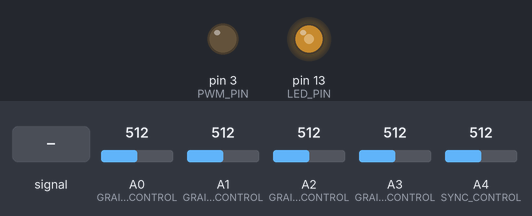
This sketch was run on a simulated Arduino Uno, built with avr-gcc and run on an emulated ATmega328P. Parts: output pins drawn as LEDs (lit = HIGH). Dashed ring = blinking. Inputs (shaded band) come from the test bench; at power-on: A4 (SYNC_CONTROL) = 512, A1 (GRAIN1_DECAY_CONTROL) = 512, A0 (GRAIN1_FREQ_CONTROL) = 512, A2 (GRAIN2_DECAY_CONTROL) = 512, A3 (GRAIN2_FREQ_CONTROL) = 512.

Above: at 1.2 s.
1.3 s: A0 (GRAIN1_FREQ_CONTROL) fed a 200 Hz sine of ±81 counts around its level
4.3 s: A4 (SYNC_CONTROL) set to 716
At 5.67 s:
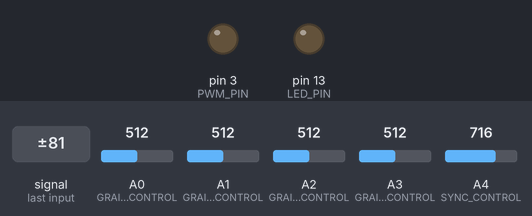
7.3 s: A1 (GRAIN1_DECAY_CONTROL) set to 306
10.3 s: A4 (SYNC_CONTROL) set to 675
At 11.06 s:
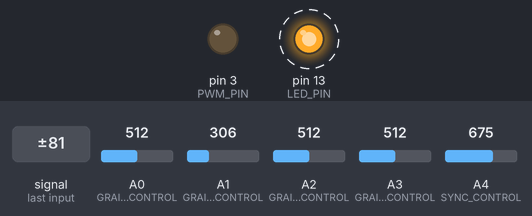
13.3 s: A4 (SYNC_CONTROL) set to 644
16.3 s: A1 (GRAIN1_DECAY_CONTROL) set to 30
At 16.69 s:
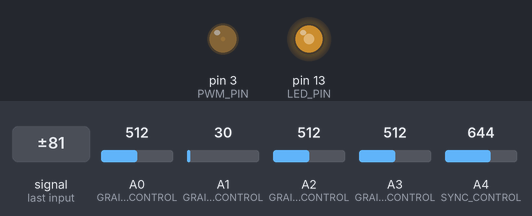
Timing chart, 0 to 20.3 s (numbered marks = the images above; inputs shaded):
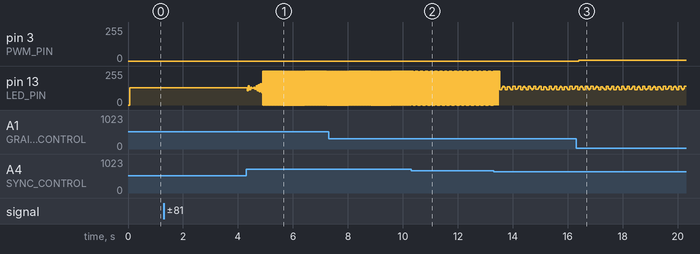

Measured:
- after the input at 10.3 s, pin 13 (LED_PIN): alternates 255/255 for 0.01 s and 0/255 for 0.01 s, starting after 0.11 s
- after the input at 16.3 s, pin 3 (PWM_PIN): 0/255 → 6/255 after 0.10 s

The sketch:

GranularSynth.ino
```cpp
/*

  GranularSynth
  For info and circuit diagrams see https://github.com/tardate/LittleArduinoProjects/tree/main/Audio/GranularSynth

  Based on Auduino, the Lo-Fi granular synthesiser
  by Peter Knight, Tinker.it http://tinker.it
  http://code.google.com/p/tinkerit/wiki/Auduino

 */


uint16_t syncPhaseAcc;
uint16_t syncPhaseInc;
uint16_t grainPhaseAcc;
uint16_t grainPhaseInc;
uint16_t grainAmp;
uint8_t grainDecay;
uint16_t grain2PhaseAcc;
uint16_t grain2PhaseInc;
uint16_t grain2Amp;
uint8_t grain2Decay;

// Map Analogue input channels
#define GRAIN1_FREQ_CONTROL  (0)
#define GRAIN1_DECAY_CONTROL (1)
#define GRAIN2_DECAY_CONTROL (2)
#define GRAIN2_FREQ_CONTROL  (3)
#define SYNC_CONTROL         (4)

// PWM output, constants for direct register manipulation
#define PWM_PIN       3
#define PWM_VALUE     OCR2B
#define PWM_INTERRUPT TIMER2_OVF_vect

// LED on pin 13, constants for direct port manipulation
#define LED_PIN       13
#define LED_PORT      PORTB
#define LED_BIT       5

// Smooth logarithmic mapping
//
uint16_t antilogTable[] = {
  64830,64132,63441,62757,62081,61413,60751,60097,59449,58809,58176,57549,56929,56316,55709,55109,
  54515,53928,53347,52773,52204,51642,51085,50535,49991,49452,48920,48393,47871,47356,46846,46341,
  45842,45348,44859,44376,43898,43425,42958,42495,42037,41584,41136,40693,40255,39821,39392,38968,
  38548,38133,37722,37316,36914,36516,36123,35734,35349,34968,34591,34219,33850,33486,33125,32768
};
uint16_t mapPhaseInc(uint16_t input) {
  return (antilogTable[input & 0x3f]) >> (input >> 6);
}

// Stepped chromatic mapping
//
uint16_t midiTable[] = {
  17,18,19,20,22,23,24,26,27,29,31,32,34,36,38,41,43,46,48,51,54,58,61,65,69,73,
  77,82,86,92,97,103,109,115,122,129,137,145,154,163,173,183,194,206,218,231,
  244,259,274,291,308,326,346,366,388,411,435,461,489,518,549,581,616,652,691,
  732,776,822,871,923,978,1036,1097,1163,1232,1305,1383,1465,1552,1644,1742,
  1845,1955,2071,2195,2325,2463,2610,2765,2930,3104,3288,3484,3691,3910,4143,
  4389,4650,4927,5220,5530,5859,6207,6577,6968,7382,7821,8286,8779,9301,9854,
  10440,11060,11718,12415,13153,13935,14764,15642,16572,17557,18601,19708,20879,
  22121,23436,24830,26306
};
uint16_t mapMidi(uint16_t input) {
  return (midiTable[(1023-input) >> 3]);
}

// Stepped Pentatonic mapping
//
uint16_t pentatonicTable[54] = {
  0,19,22,26,29,32,38,43,51,58,65,77,86,103,115,129,154,173,206,231,259,308,346,
  411,461,518,616,691,822,923,1036,1232,1383,1644,1845,2071,2463,2765,3288,
  3691,4143,4927,5530,6577,7382,8286,9854,11060,13153,14764,16572,19708,22121,26306
};

uint16_t mapPentatonic(uint16_t input) {
  uint8_t value = (1023-input) / (1024/53);
  return (pentatonicTable[value]);
}


void audioOn() {
  // Set up PWM to 31.25kHz, phase accurate
  TCCR2A = _BV(COM2B1) | _BV(WGM20);
  TCCR2B = _BV(CS20);
  TIMSK2 = _BV(TOIE2);
}


void setup() {
  pinMode(PWM_PIN, OUTPUT);
  audioOn();
  pinMode(LED_PIN, OUTPUT);
}

void loop() {
  // The loop is pretty simple - it just updates the parameters for the oscillators.
  //
  // Avoid using any functions that make extensive use of interrupts, or turn interrupts off.
  // They will cause clicks and poops in the audio.

  // Smooth frequency mapping
  //syncPhaseInc = mapPhaseInc(analogRead(SYNC_CONTROL)) / 4;

  // Stepped mapping to MIDI notes: C, Db, D, Eb, E, F...
  //syncPhaseInc = mapMidi(analogRead(SYNC_CONTROL));

  // Stepped pentatonic mapping: D, E, G, A, B
  syncPhaseInc = mapPentatonic(analogRead(SYNC_CONTROL));

  grainPhaseInc  = mapPhaseInc(analogRead(GRAIN1_FREQ_CONTROL)) / 2;
  grainDecay     = analogRead(GRAIN1_DECAY_CONTROL) / 8;
  grain2PhaseInc = mapPhaseInc(analogRead(GRAIN2_FREQ_CONTROL)) / 2;
  grain2Decay    = analogRead(GRAIN2_DECAY_CONTROL) / 4;
}

SIGNAL(PWM_INTERRUPT)
{
  uint8_t value;
  uint16_t output;

  syncPhaseAcc += syncPhaseInc;
  if (syncPhaseAcc < syncPhaseInc) {
    // Time to start the next grain
    grainPhaseAcc = 0;
    grainAmp = 0x7fff;
    grain2PhaseAcc = 0;
    grain2Amp = 0x7fff;
    LED_PORT ^= 1 << LED_BIT; // Faster than using digitalWrite
  }

  // Increment the phase of the grain oscillators
  grainPhaseAcc += grainPhaseInc;
  grain2PhaseAcc += grain2PhaseInc;

  // Convert phase into a triangle wave
  value = (grainPhaseAcc >> 7) & 0xff;
  if (grainPhaseAcc & 0x8000) value = ~value;
  // Multiply by current grain amplitude to get sample
  output = value * (grainAmp >> 8);

  // Repeat for second grain
  value = (grain2PhaseAcc >> 7) & 0xff;
  if (grain2PhaseAcc & 0x8000) value = ~value;
  output += value * (grain2Amp >> 8);

  // Make the grain amplitudes decay by a factor every sample (exponential decay)
  grainAmp -= (grainAmp >> 8) * grainDecay;
  grain2Amp -= (grain2Amp >> 8) * grain2Decay;

  // Scale output to the available range, clipping if necessary
  output >>= 9;
  if (output > 255) output = 255;

  // Output to PWM (this is faster than using analogWrite)
  PWM_VALUE = output;
}
```
